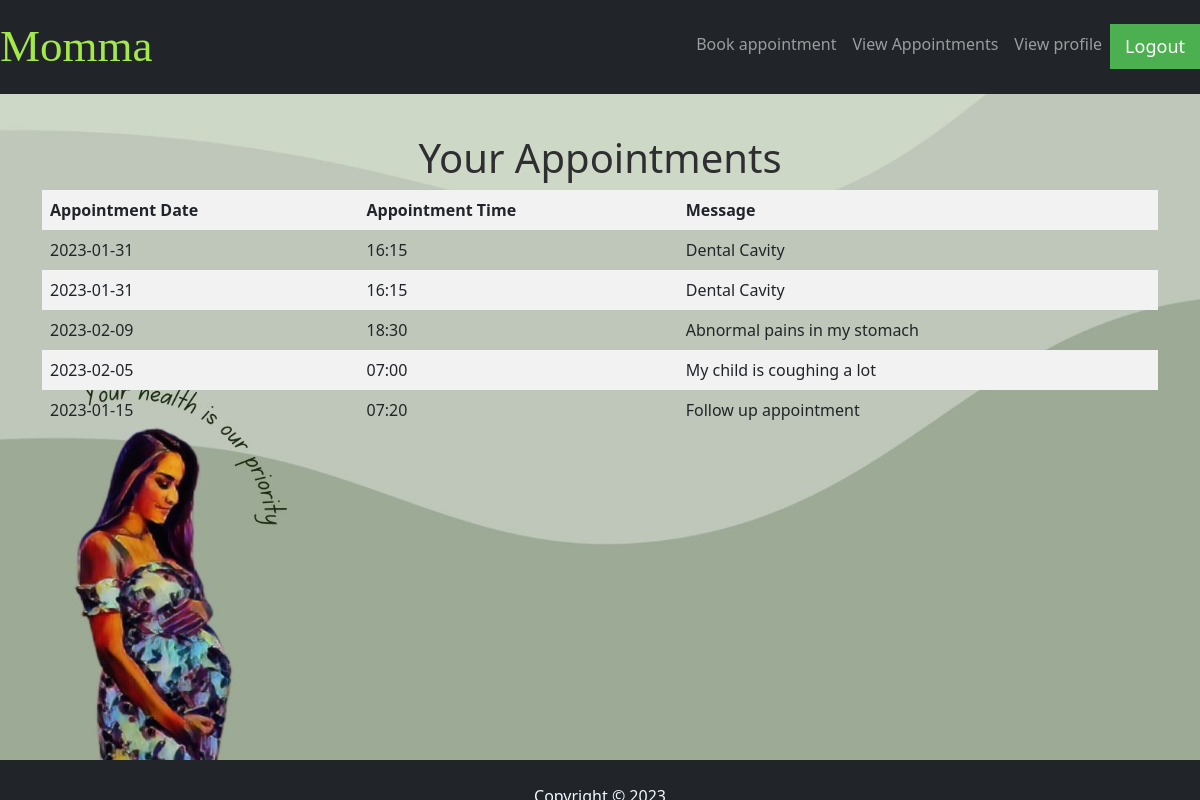
The app's page /view (signed in), older data.
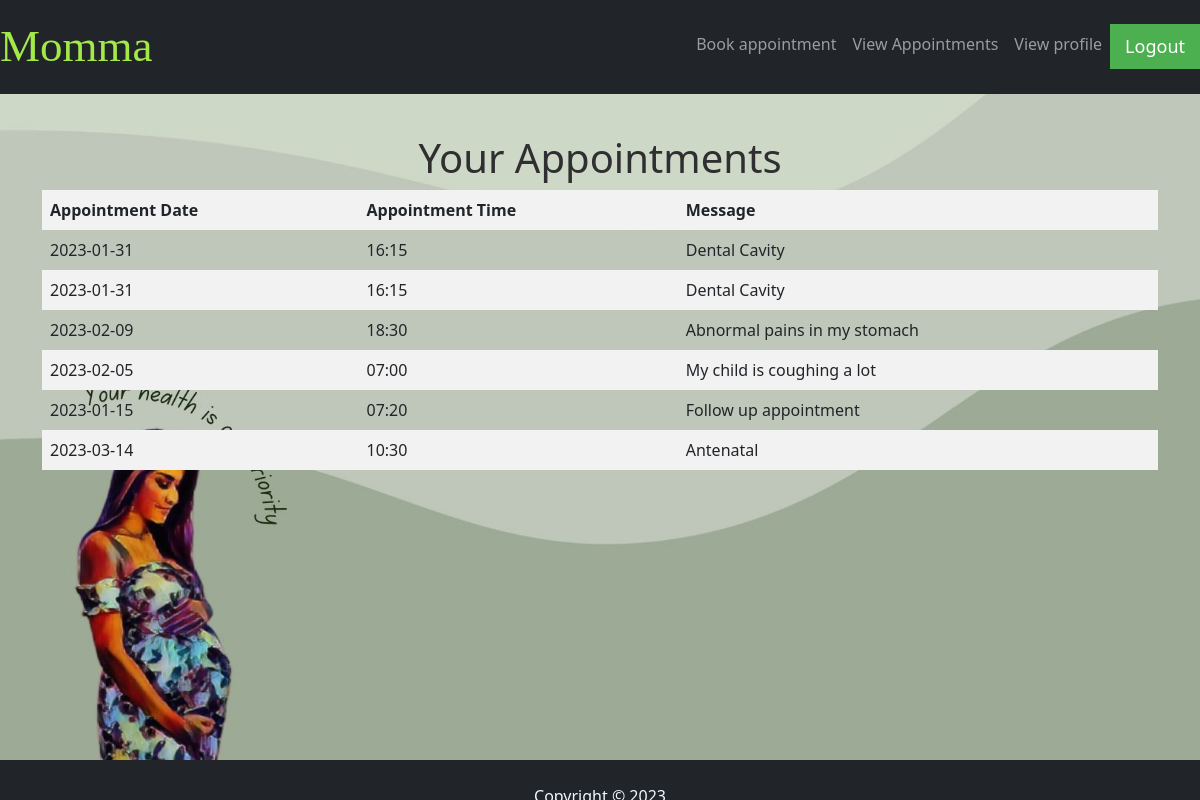
The same page, newer data.
### index/models.py (models this page shows, shortened)
class Appointment(db.Model):
    id = db.Column(db.Integer, primary_key=True)
    name = db.Column(db.String(50), nullable=False)
    email = db.Column(db.String(120), nullable=False)
    date = db.Column(db.String(20), nullable=False)
    time = db.Column(db.String(20), nullable=False)
    message = db.Column(db.Text, nullable=False)
    user_id = db.Column(db.Integer, db.ForeignKey('user.id'), nullable=False)

### index/routes.py (the view)
@app.route("/view")
def view_appointment():
    check_authentication()
    username = session['username']
    user = User.query.filter_by(username=username).first()
    appointments = Appointment.query.filter_by(user_id=user.id)
    return render_template("view_appointments.html", appointments=appointments)

### index/routes.py (called while the page is built)
def check_authentication():
    if not session.get("logged_in"):
        return redirect(url_for("log_in"))

### index/templates/view_appointments.html (shortened to what this page needs)
{% extends 'main.html'%}
{% block content%}
<h1 style="text-align: center;">Your Appointments</h1>
<div>
    <table>
        <thead>
            <tr>
                <th>Appointment Date</th>
                <th>Appointment Time</th>
                <th>Message</th>
            </tr>
        </thead>
        <tbody>
            {% for appointment in appointments %}
            <tr>
                <td>{{ appointment.date }}</td>
                <td>{{ appointment.time }}</td>
                <td>{{ appointment.message }}</td>
            </tr>
            {% endfor %}
        </tbody>
    </table>
</div>
{%endblock%}

### index/templates/main.html (shortened to what this page needs)
<!DOCTYPE html>
<html lang="en">
<head>
    <link rel="stylesheet" type="text/css" href="{{ url_for('static', filename='css/static.css')}}">
    <link href="https://cdn.jsdelivr.net/npm/bootstrap@5.2.1/dist/css/bootstrap.min.css" rel="stylesheet">
    <link rel="stylesheet" href="https://cdnjs.cloudflare.com/ajax/libs/font-awesome/4.7.0/css/font-awesome.min.css">
</head>
<body style="background-image: url({{ url_for('static', filename='images/background.jpg') }}); background-size: cover; background-attachment: fixed; background-repeat: no-repeat;">
  <nav class="navbar navbar-expand-lg navbar-dark bg-dark">
		<a style="font-size: 45px; font-style:normal; font-family: serif; color: rgb(163, 233, 72);" class="navbar-brand" href="/home">Momma</a>
    <div class="collapse navbar-collapse nav justify-content-end" id="navbarSupportedContent">
      <ul class="navbar-nav mr-auto">
        <li class="nav-item active">
          <a class="nav-link" href="{{ url_for('book_appointment') }}">Book appointment</a>
        </li>
        <li class="nav-item">
          <a class="nav-link" href="{{ url_for('view_appointment') }}">View Appointments</a>
        </li>
        <li class="nav-item">
          <a class="nav-link" href="{{ url_for('view_profile') }}">View profile</a>
        </li>
        <li>
          <a href="{{url_for('logout')}}" onclick="return confirm('Are you sure you want to logout?');">
            <button class="logout-button logout-button:hover">Logout</button>
        </a>
        </li>
      </ul>
    </div>
  </nav>
    <div class ="container spacer">
      <br>
            {% block content %}
            {% endblock content %}
    </div>
    <div class="bg-dark footer">
      <br>
      <p style="color: aliceblue; text-align: center;">Copyright © 2023</p>
    </div>
</body>
</html>

### index/static/css/static.css (style rules this page uses)
h1 { font-size: 20px; color: rgb(47, 47, 49); font-weight: bold; }
.footer { position: fixed; bottom: 0; width: 100%; height: 5%; }
.logout-button { background-color: #4CAF50; color: white; padding: 9px 15px; margin: 0px 0; border: none; cursor: pointer; font-size: 18px; }
table { width: 100%; border-collapse: collapse; }
th, td { border: 1px solid #dddddd; padding: 8px; text-align: left; }
th { background-color: #f2f2f2; font-weight: bold; }
tr:nth-child(even) { background-color: #f2f2f2; }
.spacer { margin-bottom: 150px; }

Row changes from the older to the newer data that the page shows:
added Appointment: date "2023-03-14", time "10:30", message "Antenatal"
